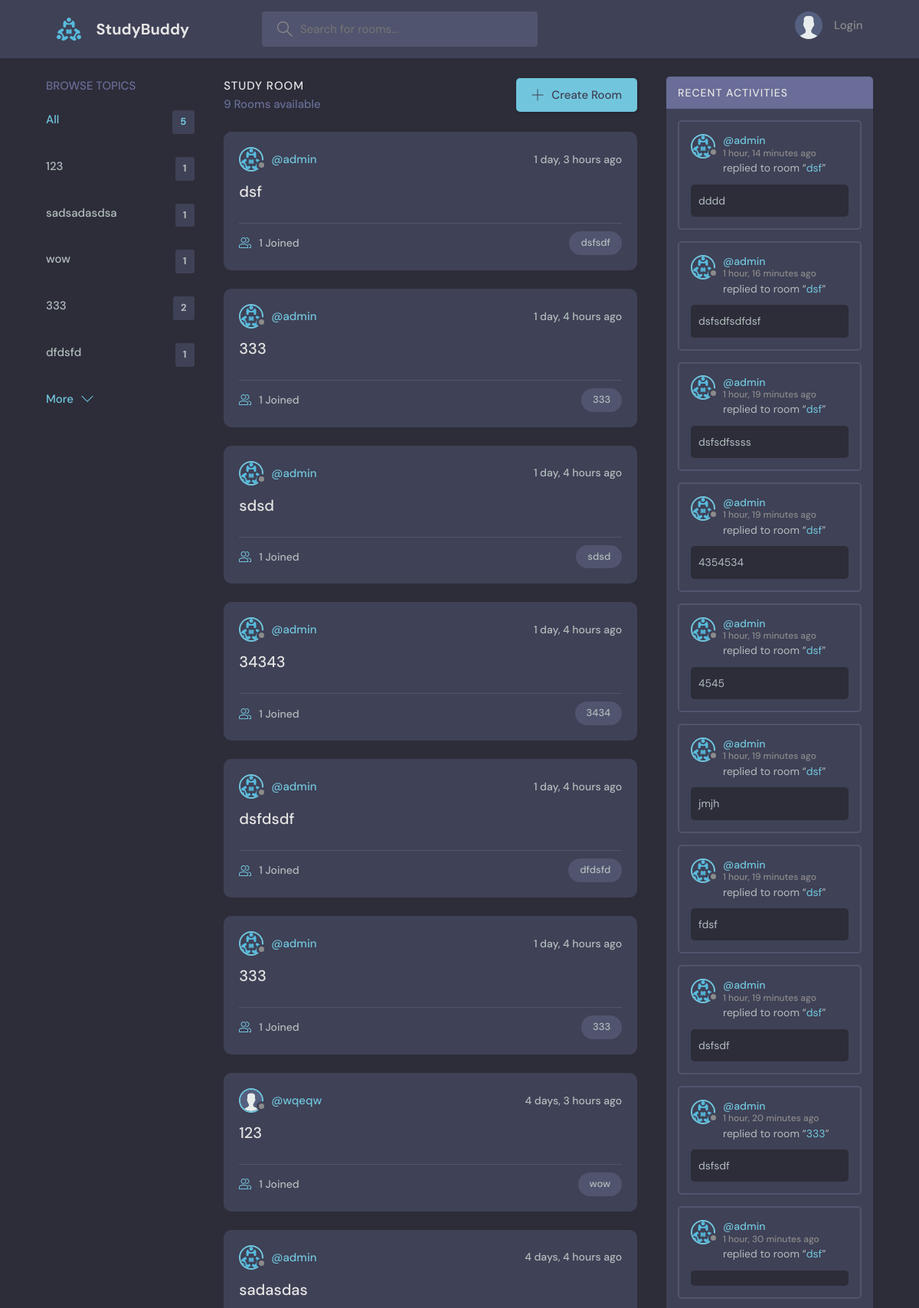
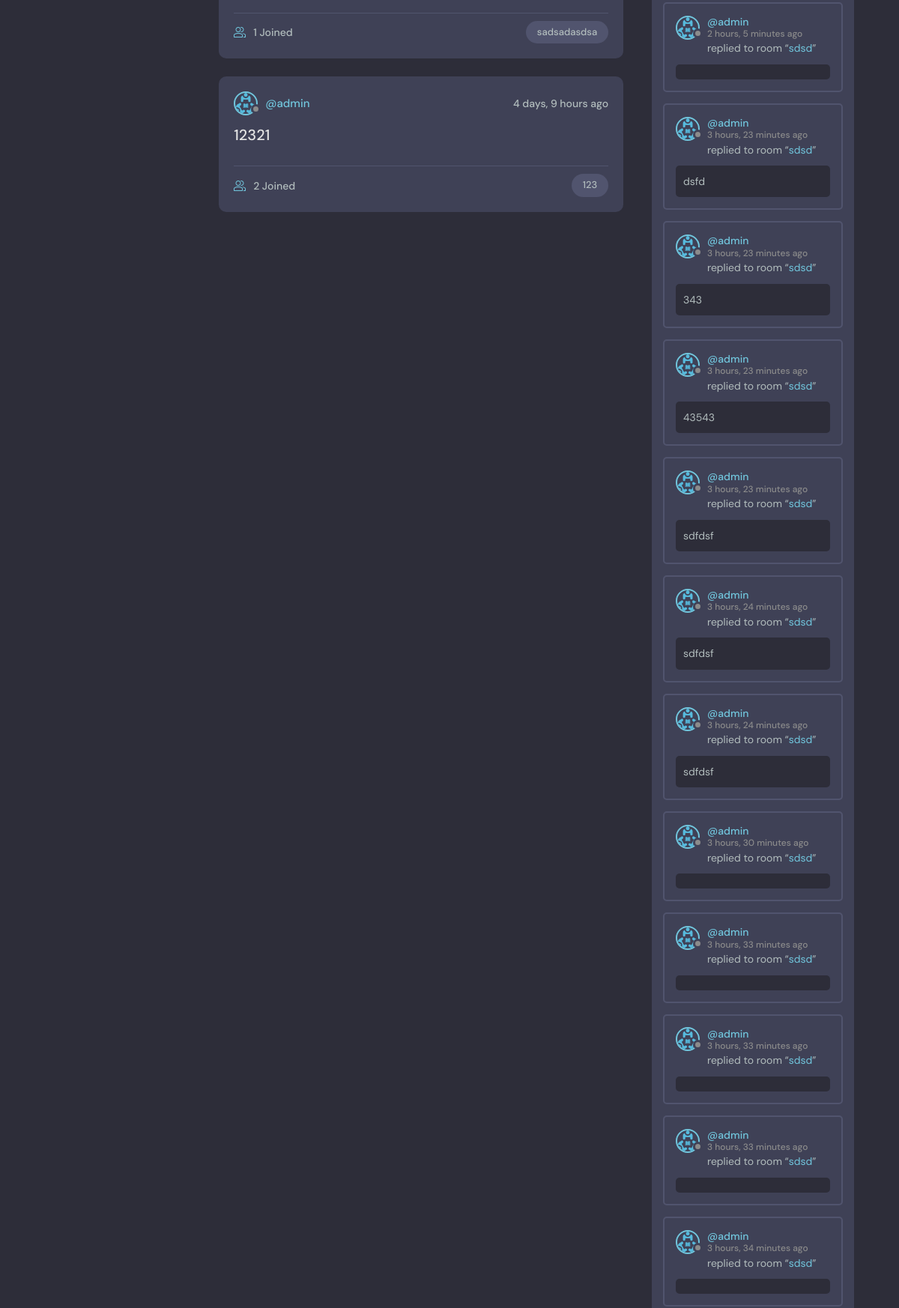
The page / (upper part) on the database its author committed (2 pictures, top to bottom).
### base/models.py (models this page shows, shortened)
class Topic(models.Model):
    name = models.CharField(max_length=200)

class Room(models.Model):
    host = models.ForeignKey(User, on_delete=models.SET_NULL, null=True)
    topic = models.ForeignKey(Topic, on_delete=models.SET_NULL, null=True)
    name = models.CharField(max_length=200)
    description = models.TextField(max_length=250, null=True, blank = True) # null for DB, blank for Forms
    participants = models.ManyToManyField(User, related_name='participants', blank=True) # we have User model already, and need to add related name which will be not the same
    updated = models.DateTimeField(auto_now=True) # auto_now update time after every update
    created = models.DateTimeField(auto_now_add=True) # auto_now_add make the time only once after creation
    class Meta:
        ordering = ['-updated', '-created']
    def __str__(self):
        return self.name

class User(AbstractUser):
    name = models.CharField(max_length=200, null=True)
    email = models.EmailField(unique=True, null=True)
    bio = models.TextField(null=True, default='', blank=True)
    lnkdn = models.CharField(max_length=150, null=True, blank=True)
    avatar = models.ImageField(null=True, default='avatar.svg')
    USERNAME_FIELD = 'email'
    REQUIRED_FIELDS = []

class Message(models.Model):
    user = models.ForeignKey(User, on_delete=models.CASCADE) # One to Many relationship, mes - child, room - father
    room = models.ForeignKey(Room, on_delete=models.CASCADE, null=True) # Cascade means that if we delete parent(room) - child will dead
    body = models.TextField() # user should to input smthng here
    updated = models.DateTimeField(auto_now=True)
    created = models.DateTimeField(auto_now_add=True)
    reply = models.TextField(blank=True, null=True)
    chat = models.ForeignKey(Chat, on_delete=models.CASCADE, null=True)
    images = models.ImageField(null=True, upload_to='mess_img/')
    class Meta:
        ordering = ['-updated', '-created']

### base/views.py (the view)
# urls.py: path('', home, name='home'),
def home(request):
    q = request.GET.get('q') if request.GET.get('q') != None else ''
    rooms = Room.objects.filter(
        Q(topic__name__icontains=q) |
        Q(name__icontains=q) |
        Q(description__icontains=q) |
        Q(host__first_name__icontains=q)
    )
    topics = Topic.objects.all()[0:5]
    room_count = rooms.count()
    room_messages = Message.objects.filter(Q(room__topic__name__icontains=q))
    context = {
        'rooms': rooms,
        'topics': topics,
        'room_count': room_count,
        'room_messages': room_messages
    }
    return render(request, 'base/home.html', context)

### base/templates/base/home.html (shortened to what this page needs)
{% extends 'base_temp.html' %}
 {% block content %}
    <main class="layout layout--3">
      <div class="container">
          {% include 'base/topics_component.html' %}
        <div class="roomList">
          <div class="roomList__header">
            <div>
              <h2>Study Room</h2>
              <p>{{ room_count}} Rooms available</p>
            </div>
            <a class="btn btn--main" href="{% url 'create_room' %}">
              <svg version="1.1" xmlns="http://www.w3.org/2000/svg" width="32" height="32" viewBox="0 0 32 32">
                <title>add</title>
                <path
                  d="M16.943 0.943h-1.885v14.115h-14.115v1.885h14.115v14.115h1.885v-14.115h14.115v-1.885h-14.115v-14.115z"
                ></path>
              </svg>
              Create Room
            </a>
          </div>
          {% include "base/feed_component.html" %}
        </div>
          {% include 'base/activity_component.html' %}
      </div>
    </main>
 {% endblock %}

### base/templates/base/topics_component.html
<div class="topics">
          <div class="topics__header">
            <h2>Browse Topics</h2>
          </div>
          <ul class="topics__list">
            <li>
              <a href="{% url 'home' %}" class="active">All <span>{{ topics.count }}</span></a>
            </li>
              {% for topic in topics %}
            <li>
              <a href="{% url 'home'%}?q={{ topic.name }}">{{ topic.name }}
                  <span>{{ topic.room_set.all.count }}</span></a>
            </li>
                  {% endfor %}
          </ul>
          <a class="btn btn--link" href="{% url 'topics_page' %}">
            More
            <svg version="1.1" xmlns="http://www.w3.org/2000/svg" width="32" height="32" viewBox="0 0 32 32">
              <title>chevron-down</title>
              <path d="M16 21l-13-13h-3l16 16 16-16h-3l-13 13z"></path>
            </svg>
          </a>
        </div>

### base/templates/base/feed_component.html (shortened to what this page needs)
{% for room in rooms %}
<div class="roomListRoom">
            <div class="roomListRoom__header">
              <a href="{% url 'user_profile' room.host.id %}" class="roomListRoom__author">
                <div class="avatar avatar--small">
                  <img src="{{ room.host.avatar.url }}" />
                </div>
                <span>@{{ room.host.username }}</span>
              </a>
              <div class="roomListRoom__actions">
                <span> {{ room.created|timesince }} ago</span>
              </div>
            </div>
            <div class="roomListRoom__content">
              <a href="{% url 'room' room.id %}">{{ room.name}}</a>
            </div>
            <div class="roomListRoom__meta">
              <a href="{% url 'room' room.id %}" class="roomListRoom__joined">
                  {{ room.participants.all.count}} Joined
              </a>
              <p class="roomListRoom__topic">{{ room.topic.name }}</p>
            </div>
          </div>
{% endfor %}

### base/templates/base/activity_component.html (shortened to what this page needs)
<div class="activities">
          <div class="activities__header">
            <h2>Recent Activities</h2>
          </div>
        {% for message in room_messages %}
            {% if message.room is not null %}
          <div class="activities__box">
            <div class="activities__boxHeader roomListRoom__header">
              <a href="{% url 'user_profile' message.user.id %}" class="roomListRoom__author">
                <div class="avatar avatar--small">
                  <img src="{{ message.user.avatar.url }}" />
                </div>
                <p>
                  @{{ message.user.username}}
                  <span>{{ message.created|timesince }} ago</span>
                </p>
              </a>
            </div>
            <div class="activities__boxContent">
              <p>replied to room “<a href="{% url 'room' message.room.id %}">{{ message.room}}</a>”</p>
              <div class="activities__boxRoomContent">
                  {{ message.body}}
              </div>
            </div>
          </div>
            {% endif %}
    {% endfor %}
        </div>

### rows shown on the page
Topic: name "123", room_set.all.count "1"
Topic: name "sadsadasdsa", room_set.all.count "1"
Topic: name "wow", room_set.all.count "1"
Topic: name "333", room_set.all.count "2"
Topic: name "dfdsfd", room_set.all.count "1"
Room: host.avatar (picture), host.username "admin", created "1 day, 3 hours", name "dsf", participants.all.count "1", topic.name "dsfsdf"
Room: host.avatar (picture), host.username "admin", created "1 day, 4 hours", name "333", participants.all.count "1", topic.name "333"
Room: host.avatar (picture), host.username "admin", created "1 day, 4 hours", name "sdsd", participants.all.count "1", topic.name "sdsd"
Room: host.avatar (picture), host.username "admin", created "1 day, 4 hours", name "34343", participants.all.count "1", topic.name "3434"
Room: host.avatar (picture), host.username "admin", created "1 day, 4 hours", name "dsfdsdf", participants.all.count "1", topic.name "dfdsfd"
Room: host.avatar (picture), host.username "admin", created "1 day, 4 hours", name "333", participants.all.count "1", topic.name "333"
Room: host.avatar (placeholder picture), host.username "wqeqw", created "4 days, 3 hours", name "123", participants.all.count "1", topic.name "wow"
Room: host.avatar (picture), host.username "admin", created "4 days, 4 hours", name "sadasdas", participants.all.count "1", topic.name "sadsadasdsa"
Room: host.avatar (picture), host.username "admin", created "4 days, 9 hours", name "12321", participants.all.count "2", topic.name "123"
Message: user.avatar (picture), user.username "admin", created "1 hour, 14 minutes", room "dsf", body "dddd"
Message: user.avatar (picture), user.username "admin", created "1 hour, 16 minutes", room "dsf", body "dsfsdfsdfdsf"
Message: user.avatar (picture), user.username "admin", created "1 hour, 19 minutes", room "dsf", body "dsfsdfssss"
Message: user.avatar (picture), user.username "admin", created "1 hour, 19 minutes", room "dsf", body "4354534"
Message: user.avatar (picture), user.username "admin", created "1 hour, 19 minutes", room "dsf", body "4545"
Message: user.avatar (picture), user.username "admin", created "1 hour, 19 minutes", room "dsf", body "jmjh"
Message: user.avatar (picture), user.username "admin", created "1 hour, 19 minutes", room "dsf", body "fdsf"
Message: user.avatar (picture), user.username "admin", created "1 hour, 19 minutes", room "dsf", body "dsfsdf"
Message: user.avatar (picture), user.username "admin", created "1 hour, 20 minutes", room "333", body "dsfsdf"
Message: user.avatar (picture), user.username "admin", created "1 hour, 30 minutes", room "dsf"
Message: user.avatar (picture), user.username "admin", created "2 hours, 5 minutes", room "sdsd"
Message: user.avatar (picture), user.username "admin", created "3 hours, 23 minutes", room "sdsd", body "dsfd"
Message: user.avatar (picture), user.username "admin", created "3 hours, 23 minutes", room "sdsd", body "343"
Message: user.avatar (picture), user.username "admin", created "3 hours, 23 minutes", room "sdsd", body "43543"
Message: user.avatar (picture), user.username "admin", created "3 hours, 23 minutes", room "sdsd", body "sdfdsf"
Message: user.avatar (picture), user.username "admin", created "3 hours, 24 minutes", room "sdsd", body "sdfdsf"
Message: user.avatar (picture), user.username "admin", created "3 hours, 24 minutes", room "sdsd", body "sdfdsf"
Message: user.avatar (picture), user.username "admin", created "3 hours, 30 minutes", room "sdsd"
Message: user.avatar (picture), user.username "admin", created "3 hours, 33 minutes", room "sdsd"
Message: user.avatar (picture), user.username "admin", created "3 hours, 33 minutes", room "sdsd"
Message: user.avatar (picture), user.username "admin", created "3 hours, 33 minutes", room "sdsd"
Message: user.avatar (picture), user.username "admin", created "3 hours, 34 minutes", room "sdsd"

### other values the page prints
{{ topics.count }} "5"
{{ room_count }} "9"
